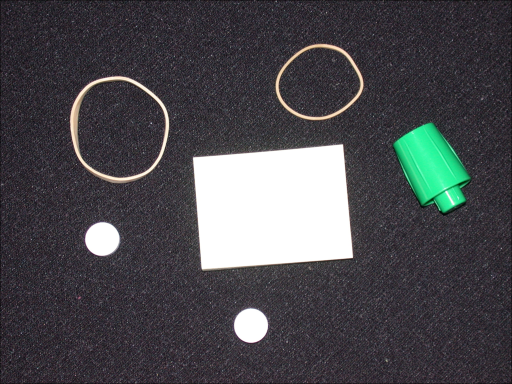
#> input picture Course_1/pillsetc.png, 512 x 384 px
$ jupyter execute --allow-errors app.ipynb
#> lines starting #> are read from the running program, lines starting #| are printed output that depends on the picture; after the words box and inside, x2 and y2 are one past the last pixel; in counts of white or black regions, pixels touching at a corner belong together
[cell 1]
import cv2
from matplotlib import pyplot as plt
from math import pi

[cell 2]
image = cv2.imread('pillsetc.png',cv2.IMREAD_GRAYSCALE)
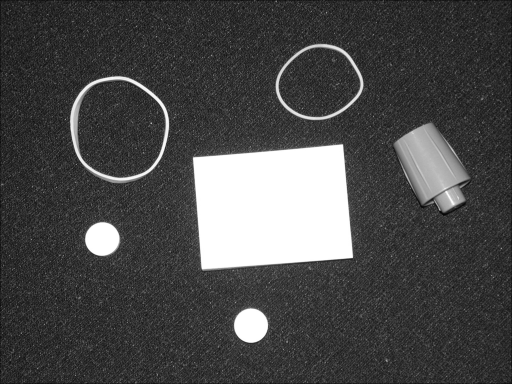
#> image: shape (384, 512); min 5, max 255, mean 73.7
image = cv2.GaussianBlur(image, (5, 5), 0)  # (5, 5) 是卷积核的大小，0 是标准差

origin = image.copy()
plt.subplot(1,2,1)
plt.imshow(image)

threshold_value = 80

_, image = cv2.threshold(image, threshold_value, 255, cv2.THRESH_BINARY)
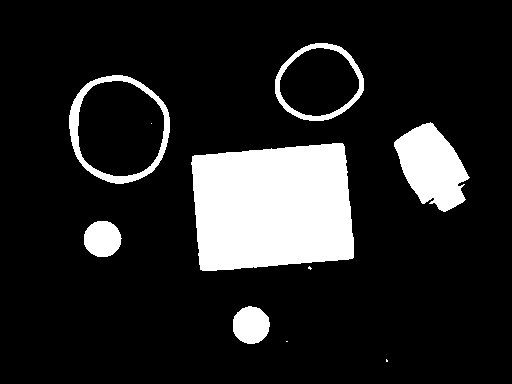
#> image: shape (384, 512); 14.1% white; 10 white regions (4 under 20 px), largest, box (x1, y1, x2, y2) and area: (191, 143, 354, 271) 18081, (394, 122, 470, 212) 4151, (69, 75, 170, 184) 2003, (275, 43, 364, 121) 1285, (233, 306, 270, 344) 1097, (84, 221, 122, 257) 1076
plt.subplot(1,2,2)
plt.imshow(image)
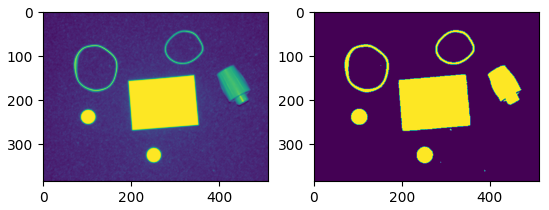
#> figure drawn by matplotlib, 2 panels
